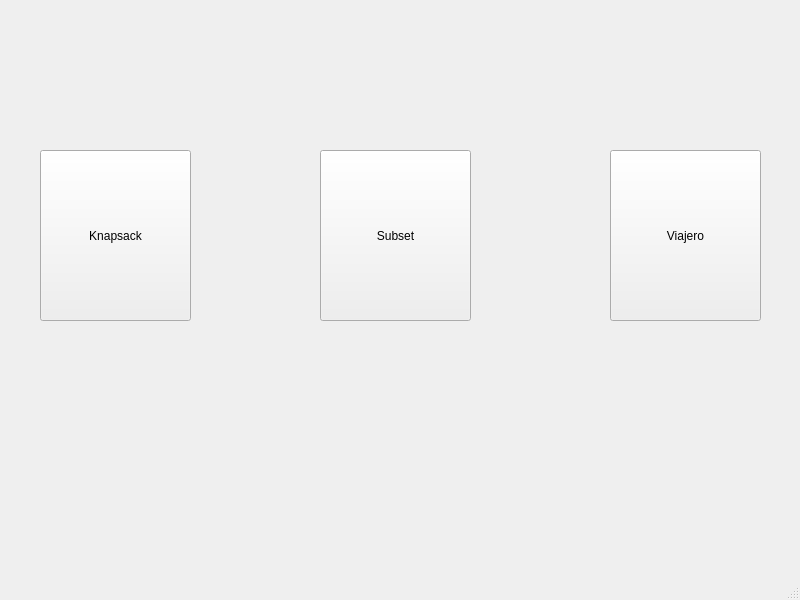
<?xml version="1.0" encoding="UTF-8"?>
<ui version="4.0">
 <class>MainWindow</class>
 <widget class="QMainWindow" name="MainWindow">
  <property name="geometry">
   <rect>
    <x>0</x>
    <y>0</y>
    <width>800</width>
    <height>600</height>
   </rect>
  </property>
  <property name="windowTitle">
   <string>MainWindow</string>
  </property>
  <widget class="QWidget" name="centralwidget">
   <widget class="QPushButton" name="pushButton">
    <property name="geometry">
     <rect>
      <x>40</x>
      <y>150</y>
      <width>151</width>
      <height>171</height>
     </rect>
    </property>
    <property name="text">
     <string>Knapsack</string>
    </property>
   </widget>
   <widget class="QPushButton" name="pushButton_2">
    <property name="geometry">
     <rect>
      <x>320</x>
      <y>150</y>
      <width>151</width>
      <height>171</height>
     </rect>
    </property>
    <property name="text">
     <string>Subset</string>
    </property>
   </widget>
   <widget class="QPushButton" name="pushButton_3">
    <property name="geometry">
     <rect>
      <x>610</x>
      <y>150</y>
      <width>151</width>
      <height>171</height>
     </rect>
    </property>
    <property name="text">
     <string>Viajero</string>
    </property>
   </widget>
  </widget>
  <widget class="QMenuBar" name="menubar">
   <property name="geometry">
    <rect>
     <x>0</x>
     <y>0</y>
     <width>800</width>
     <height>21</height>
    </rect>
   </property>
  </widget>
  <widget class="QStatusBar" name="statusbar"/>
 </widget>
 <resources/>
 <connections/>
</ui>
